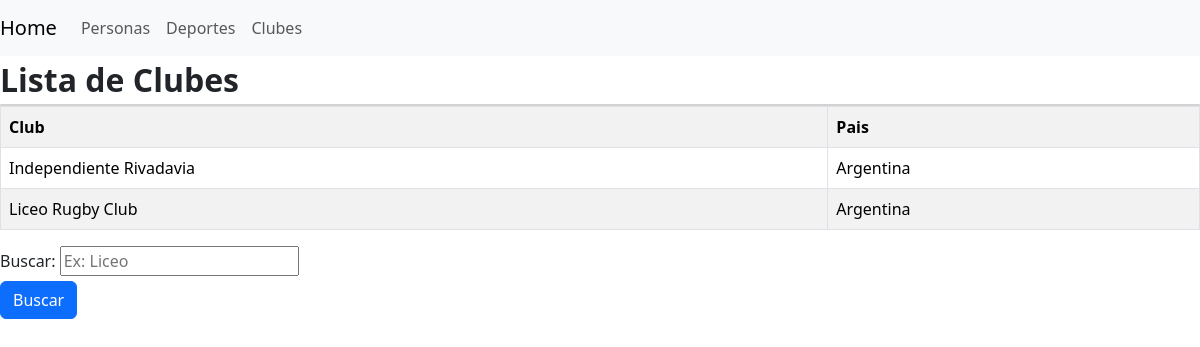
Before: /club/ with the older database file.
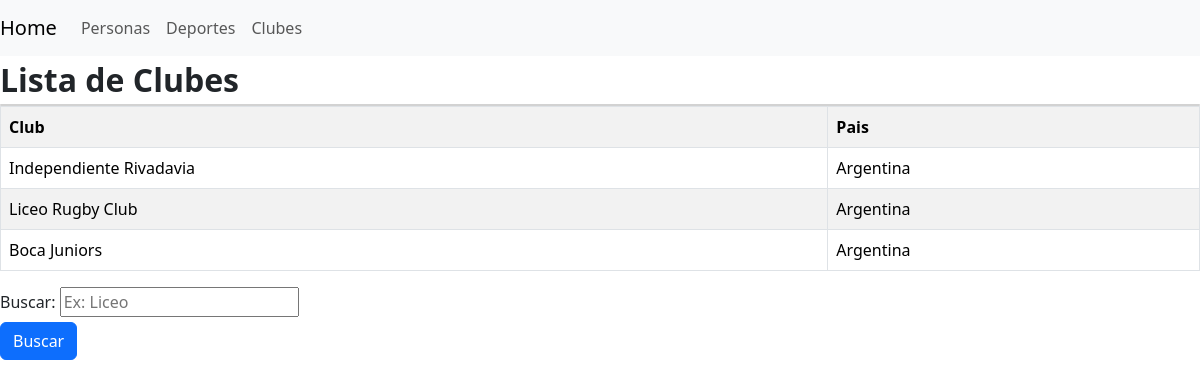
After: the same page with the newer database file.
### polls/models.py (models this page shows, shortened)
class Club(models.Model):
    nombreclub = models.CharField(max_length=100)
    pais = models.CharField(max_length=100)

### polls/views.py (the view)
# urls.py: path('club/', views.ver_club, name='Clubs'),
def ver_club(request):
    club_list = Club.objects.all()
    template = loader.get_template('polls/club.html')
    context = {
        'club_list': club_list,
    }
    return HttpResponse(template.render(context, request))

### polls/templates/polls/club.html (shortened to what this page needs)
{% extends 'polls/base.html' %}
{% block content0 %}Lista de Clubes{% endblock %}
{% block content %}
    <tr>
      <th>Club</th>
      <th>Pais</th>
    </tr>
    {% if club_list %}
        {% for club in club_list %}
            <tr>
            <td>{{ club.nombreclub }}</td>
            <td>{{ club.pais }}</td>
            </tr>
        {% endfor %}
    {% else %}
        <p>No polls are available.</p>
    {% endif %}
{% endblock %}
{% block content2 %}
<form action="/buscarc/" method="GET">
      <label for="clubInput" class="form-label">Buscar: </label>
      <input id="nombreclub" name="nombreclub" type="text" placeholder="Ex: Liceo">
    </div>
    <button type="submit" class="btn btn-primary">Buscar</button>
{% endblock %}

Changed rows visible on the page:
added Club: nombreclub "Boca Juniors", pais "Argentina"
